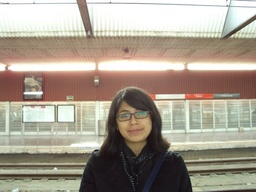
#> input picture station.jpg, 256 x 192 px, shrunk from 604 x 453 before the run
$ python edge_russo.py
#> lines starting #> are read from the running program, lines starting #| are printed output that depends on the picture
import numpy
from scipy import ndimage
from PIL import Image

def laplace(image):
  mask = numpy.array(
               [[ 0, 1, 0],
                [ 1,-4, 1],
                [ 0, 1, 0]]
                )
  return ndimage.filters.convolve(image, mask)

# Edge Extraction by FIRE Operators
# Fabrizio Russo, Member, IEEE, and Giovanni Ramponi, Member, IEEE

def memoize(function):
  memo = {}
  def wrapper(*args):
    if args in memo:
      return memo[args]
    else:
      rv = function(*args)
      memo[args] = rv
      return rv
  return wrapper

def fuzzy_filter(image):
  result = numpy.zeros_like(image)
  height, width = image.shape

  conn = {
          0 : ( 0, 0),
          1 : (-1,-1),
          2 : ( 0,-1),
          3 : (+1,-1),
          4 : (-1, 0),
          5 : (+1, 0),
          6 : (-1,+1),
          7 : ( 0,+1),
          8 : (+1,+1)
         }

  # Rule Base
  rules = (
            (2,4),
            (4,6),
            (6,8),
            (8,2),
          )

  L = 256

  #antedecent
  C_ZERO = 0
  W_ZERO = (L-2)/3

  #consequent
  C_BL = 0
  C_WH = (L-1)
  W_BL = W_WH = (3*L)/4

  C_T = C_BL
  C_E = C_WH
  W_T = W_BL
  W_E = W_WH

  @memoize
  def m(u, c, w):
    if u <= c-w:
      return 0.0
    elif c-w < u < c+w:
      return float(w-abs(u-c))/w
    else:
      return 0.0

  for y in xrange(height):
    print("%4.2f%%" % (100.0*float(y)/height))
    for x in xrange(width):
      l_lambda = []
      for r in rules:
        l_m = [1.0,] # 1 is min invariant

        for i in r:
          (dx,dy) = conn[i]
          vy = y+dy
          vx = x+dx
          if 0 <= vy < height and 0 <= vx < width:
            x_j = int(image[vy,vx])-int(image[y,x])
            l_m += (m(x_j, C_ZERO, W_ZERO),)

        l_lambda += (min(l_m),)

      lambda_T = max(l_lambda)
      lambda_E = 1.0-lambda_T

      v = (C_T*lambda_T*W_T+C_E*lambda_E*W_E)/(lambda_T*W_T+lambda_E*W_E)
      result[y,x] = v
  return result

I = numpy.asarray(Image.open("station.jpg").convert("L")).astype(numpy.uint8)
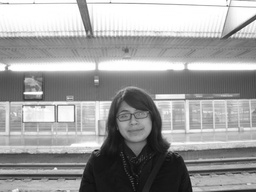
#> I: shape (192, 256); min 11, max 255, mean 158

T = laplace(I)
#> in laplace, `return ndimage.filters.convolve(image, mask)`:
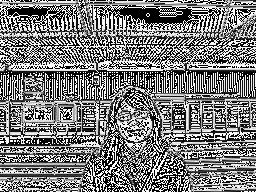
#> returned value: shape (192, 256); min 0, max 255, mean 123.6
Image.fromarray(T).save("laplace.png")

T = fuzzy_filter(I)
#> after the loop in fuzzy_filter, `for y in xrange(height):`:
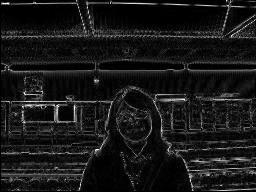
#> result: shape (192, 256); min 0, max 255, mean 23.9
Image.fromarray(T).save("fuzzy.png")
